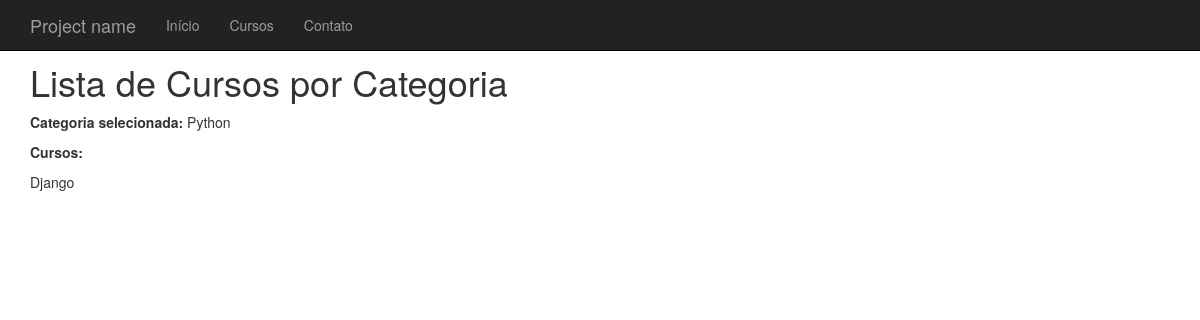
The page /course/category/PP/ on the database as committed earlier.
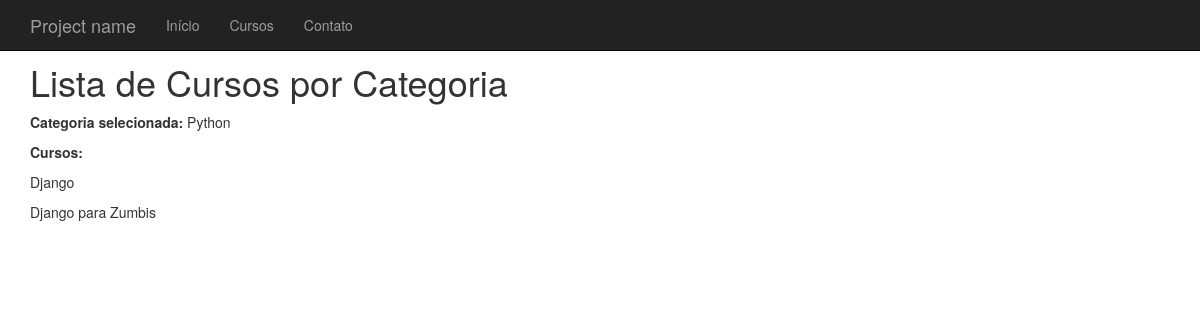
The same page on the database as committed later.
### simplemooc/models.py (models this page shows)
class Category(models.Model):
    name = models.CharField('Nome', max_length=100)
    slug = models.SlugField('Identificador', max_length=100)
    class Meta:
        verbose_name = 'categoria'
        verbose_name_plural = 'categorias'
    def __str__(self):
        return self.name

class Course(models.Model):
    name = models.CharField('Nome', max_length=100)
    slug = models.SlugField('Identificador', max_length=100)
    description = models.TextField('Descrição', blank=True)
    program = models.TextField('Programação', blank=True)
    qtd_available = models.IntegerField('Vagas')
    qtd_students = models.IntegerField('Alunos_matriculados')
    begin_matric = models.DateField('Inicio_inscrições', null=True, blank=True)
    end_matric = models.DateField('Fim_inscrições', null=True, blank=True)
    begin_course = models.DateField('Inicio_curso',  null=True, blank=True)
    end_course = models.DateField('Fim_curso',  null=True, blank=True)
    image = models.ImageField('Foto', upload_to=upload_location, null=True, blank=True)
    is_approved = models.BooleanField(
        'Aprovado', default=False, blank=True
        )
    teacher = models.ForeignKey(
        Teacher,
        on_delete=models.CASCADE,
        related_name='courses',
        verbose_name='professor'
        )
    category = models.ForeignKey(
        Category,
        on_delete=models.CASCADE,
        related_name='courses',
        verbose_name = 'categoria'
        )
    modules = models.ForeignKey(
        Modules,
        on_delete=models.CASCADE,
        related_name='courses',
        blank=True,
        default=True,
        verbose_name='Modulos'
        )
    keywords =models.CharField('Palavras_chave', max_length=100, blank=True)
    class Meta:
        verbose_name = 'curso'
        verbose_name_plural = 'cursos'
    def __str__(self):
        return self.name

### simplemooc/views.py (the view)
# urls.py: url(r'^course/category/([\w_-]+)/$', views.category, name='category'),
def category(request, slug):
    context = {}
    category = get_object_or_404(Category, slug=slug)
    context['category'] = category
    context['courses'] = category.courses.filter()
    return render(request,'category.html', context)

### simplemooc/templates/category.html
{% extends "base.html" %}
{% block content %}
<h1>Lista de Cursos por Categoria</h1>
<p><strong>Categoria selecionada: </strong>{{ category }}</p>
<p><strong>Cursos: </strong></p>
{% for course in courses %}
    <p>{{ course}}</p>
{% endfor%}
{% endblock%}

### simplemooc/templates/base.html (shortened to what this page needs)
{% load static %}
<html lang="en">
  <head>
    <link href="{% static 'css/bootstrap.min.css' %}" rel="stylesheet">
  </head>
  <body>
     <nav class="navbar navbar-inverse navbar-fixed-top">
      <div class="container">
        <div class="navbar-header">
          <a class="navbar-brand" href="{% url 'simplemooc:home' %}">Project name</a>
        </div>
        <div id="navbar" class="collapse navbar-collapse">
          <ul class="nav navbar-nav">
            <li><a href="{% url 'simplemooc:home' %}">Início</a></li>
            <li><a href="{% url 'simplemooc:courses' %}">Cursos</a></li>
            <li><a href="{% url 'simplemooc:contact' %}">Contato</a></li>
          </ul>
        </div>
      </div>
    </nav>
    <div class="container" style="margin-top: 3em;">
      <div class="starter-template">
        {% block content %}
        {% endblock %}
      </div>
    </div>
  </body>
</html>

Rows that differ between the two databases and show on the page:
added Course: name "Django para Zumbis"
